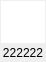
<?xml version="1.0" encoding="UTF-8"?>
<ui version="4.0">
 <class>WiLibCp</class>
 <widget class="QWidget" name="WiLibCp">
  <property name="geometry">
   <rect>
    <x>0</x>
    <y>0</y>
    <width>46</width>
    <height>62</height>
   </rect>
  </property>
  <property name="windowTitle">
   <string>Form</string>
  </property>
  <layout class="QVBoxLayout" name="verticalLayout" stretch="1,0">
   <property name="spacing">
    <number>3</number>
   </property>
   <property name="leftMargin">
    <number>1</number>
   </property>
   <property name="topMargin">
    <number>1</number>
   </property>
   <property name="rightMargin">
    <number>1</number>
   </property>
   <property name="bottomMargin">
    <number>2</number>
   </property>
   <item>
    <widget class="WiCpImage" name="wiImage" native="true">
     <property name="minimumSize">
      <size>
       <width>40</width>
       <height>40</height>
      </size>
     </property>
     <property name="styleSheet">
      <string notr="true">#wiImage {
  background-color: palette(base);
}</string>
     </property>
    </widget>
   </item>
   <item>
    <widget class="QLabel" name="lbCode">
     <property name="mouseTracking">
      <bool>true</bool>
     </property>
     <property name="text">
      <string>222222</string>
     </property>
     <property name="alignment">
      <set>Qt::AlignCenter</set>
     </property>
    </widget>
   </item>
  </layout>
 </widget>
 <customwidgets>
  <customwidget>
   <class>WiCpImage</class>
   <extends>QWidget</extends>
   <header>WiLibCp.h</header>
   <container>1</container>
  </customwidget>
 </customwidgets>
 <resources/>
 <connections/>
</ui>
